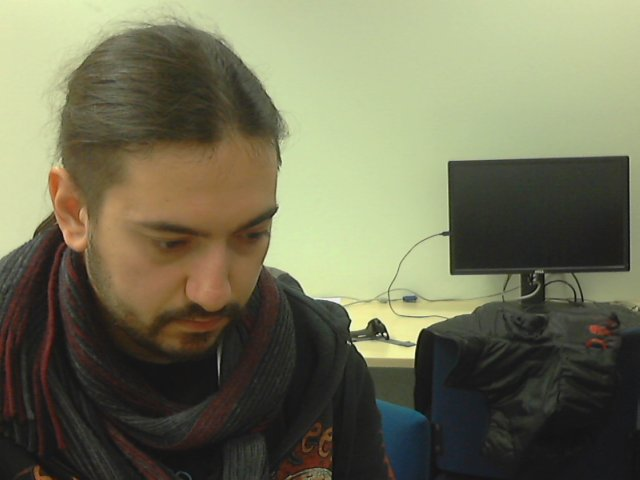
#> input picture face-recognition-google/foo.jpg, 640 x 480 px, found by its file name
$ python face.py
#> lines starting #> are read from the running program, lines starting #| are printed output that depends on the picture
#!/usr/bin/env python
# -*- coding: utf-8 -*-

import cv2 as cv
import cv2 as cv2

img = cv.imread('foo.jpg')
#> img is the input picture: shape (480, 640, 3); mean B, G, R 87.5, 113.1, 113.1
gray = cv.cvtColor(img, cv.COLOR_BGR2GRAY)
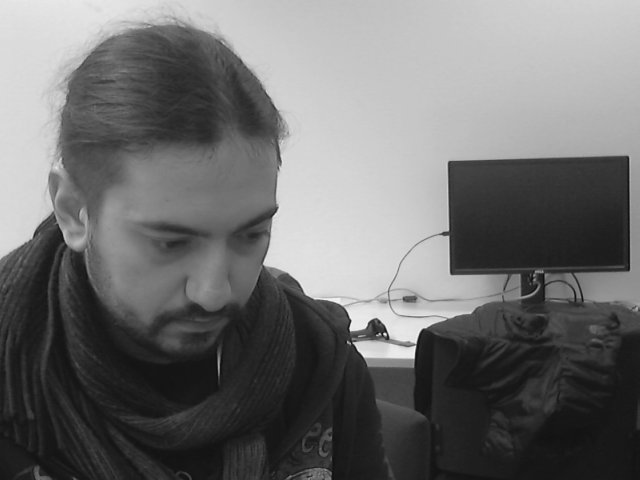
#> gray: shape (480, 640); min 11, max 253, mean 110.2

eye_cascade = cv.CascadeClassifier(
    '/usr/share/opencv/haarcascades/haarcascade_eye.xml')
face_cascade = cv.CascadeClassifier(
    '/usr/share/opencv/haarcascades/haarcascade_frontalface_default.xml')
profile_cascade = cv.CascadeClassifier(
    '/usr/share/opencv/haarcascades/haarcascade_profileface.xml')

faces = face_cascade.detectMultiScale(
    gray,
    scaleFactor=1.1,
    minNeighbors=10,
    minSize=(25, 25),
    flags=cv2.CASCADE_SCALE_IMAGE
)
#> faces = ()

for (x, y, w, h) in faces:
    img = cv2.rectangle(img, (x, y), (x + w, y + h), (255, 0, 0), 2)
    roi_gray = gray[y:y+h, x:x+w]
    roi_color = img[y:y+h, x:x+w]
    eyes = eye_cascade.detectMultiScale(roi_gray,
        scaleFactor=1.3,
        minNeighbors=10,
        minSize=(50, 50),
        flags=cv2.CASCADE_SCALE_IMAGE
    )
    for (ex,ey,ew,eh) in eyes:
       print("eye")
       cv2.rectangle(roi_color,(ex,ey),(ex+ew,ey+eh),(0,255,120),2)
#> this loop made 0 passes

profiles = profile_cascade.detectMultiScale(
    gray,
    scaleFactor=1.1,
    minNeighbors=10,
    minSize=(25, 25),
    flags=cv2.CASCADE_SCALE_IMAGE
)
#> profiles = ()
for (x, y, w, h) in profiles:
    img = cv2.rectangle(img, (x, y), (x + w, y + h), (0, 255, 0), 1)


# [9 lines of commented-out code are left out]


cv2.imshow('img', img)
cv2.waitKey(0)

$ run again, with faces/imgs/group1.jpg copied over face-recognition-google/foo.jpg
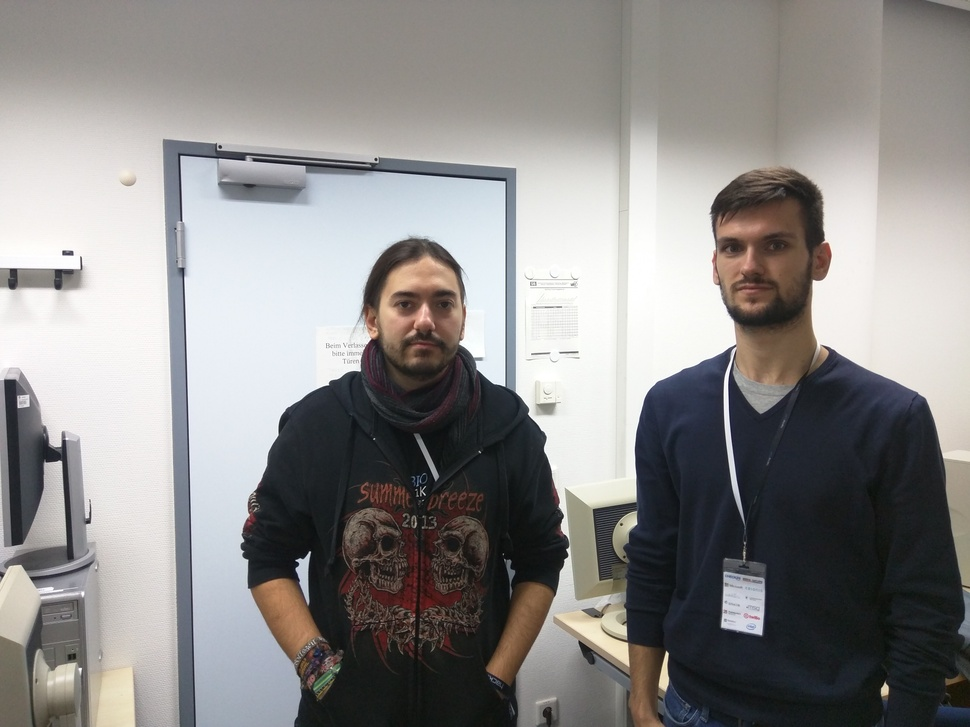
#> input picture faces/imgs/group1.jpg, 970 x 727 px, shrunk from 4160 x 3120 before the run, found by its file name
#> img is the input picture: shape (727, 970, 3); mean B, G, R 137.7, 138.9, 140.8
#> faces = [[702, 209, 100, 100], [372, 263, 105, 105]]
#> the loop `for (x, y, w, h) in faces:` made 2 passes
#> after the loop `for (x, y, w, h) in faces:`:
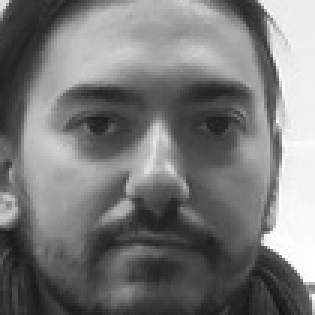
#> roi_gray: shape (105, 105) (shown 3 times larger); min 19, max 255, mean 120.9
#> profiles = [[704, 190, 135, 135]]
#> the loop `for (x, y, w, h) in profiles:` made 1 pass
#> pass 1, `img = cv2.rectangle(img, (x, y), (x + w, y + h), (0, 255, 0), 1)`:
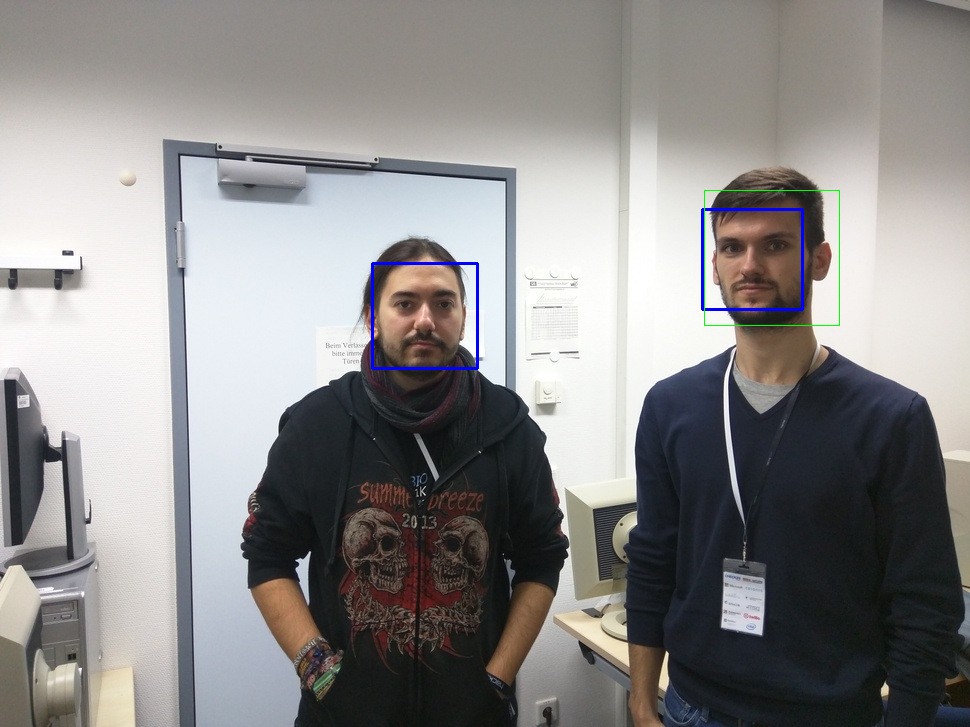
#> img: shape (727, 970, 3); mean B, G, R 138.1, 138.6, 140.2

$ run again, with face-recognition-google/home_slide_image1.jpg copied over face-recognition-google/foo.jpg
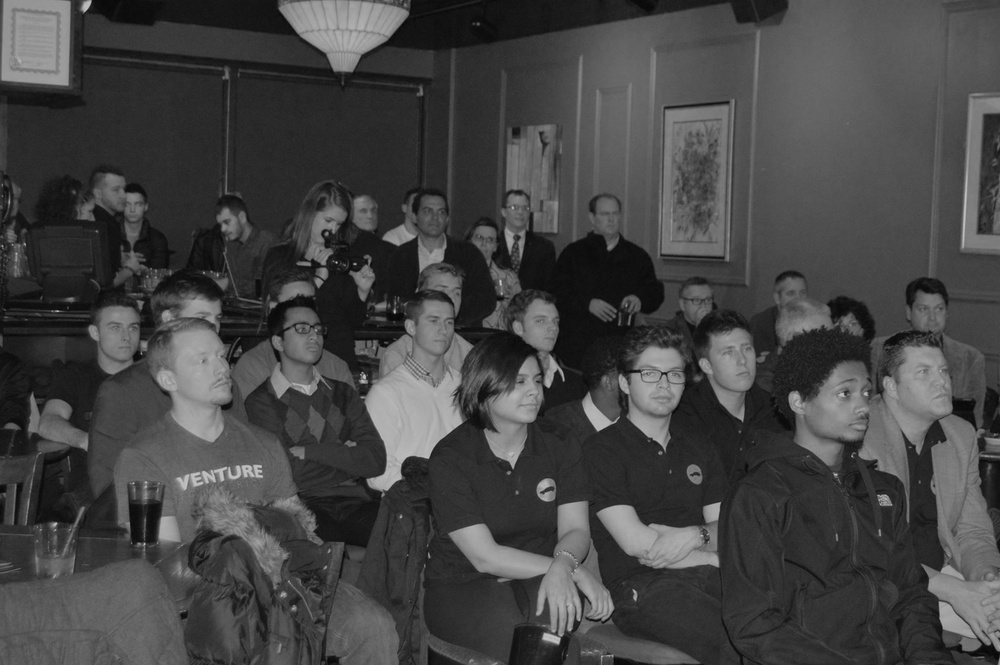
#> input picture face-recognition-google/home_slide_image1.jpg, 1000 x 665 px, shrunk from 1734 x 1153 before the run, found by its file name
#> img is the input picture: shape (665, 1000, 3); min 2, max 199, mean 68.6
#> faces = [[350, 200, 31, 31], [593, 201, 33, 33], [913, 294, 38, 38], [415, 197, 40, 40], [95, 306, 53, 53], [709, 329, 57, 57], [407, 299, 54, 54], [279, 306, 52, 52], [624, 346, 72, 72]]
#> the loop `for (x, y, w, h) in faces:` made 9 passes
#> after the loop `for (x, y, w, h) in faces:`:
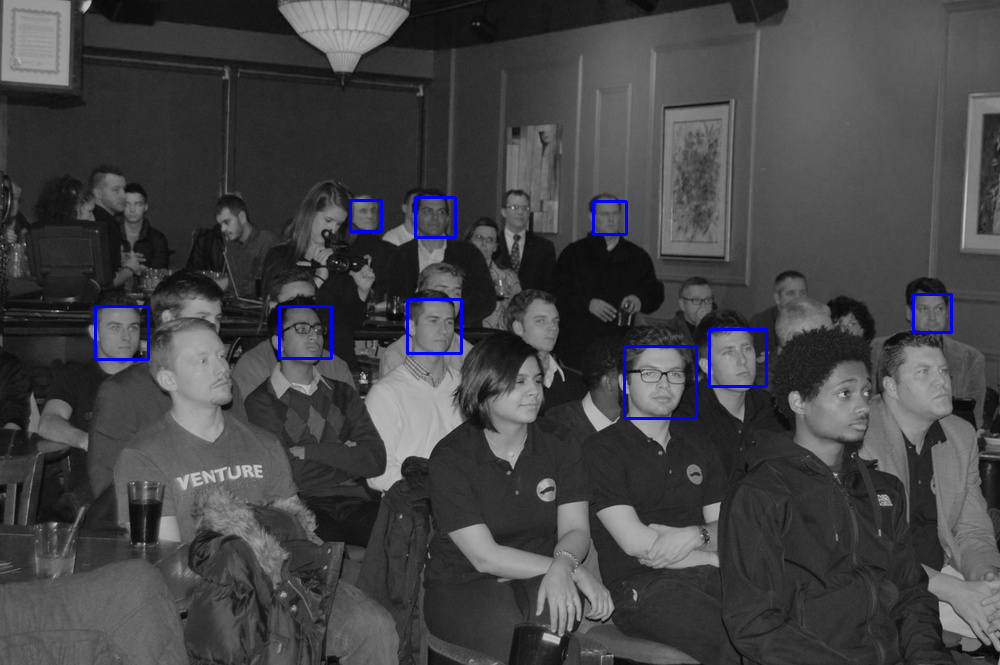
#> img: shape (665, 1000, 3); mean B, G, R 70, 68.1, 68.1
#> after the loop `for (x, y, w, h) in faces:`:
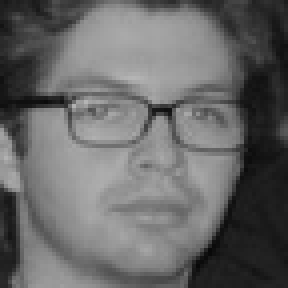
#> roi_gray: shape (72, 72) (shown 4 times larger); min 8, max 181, mean 103.7
#> profiles = ()
